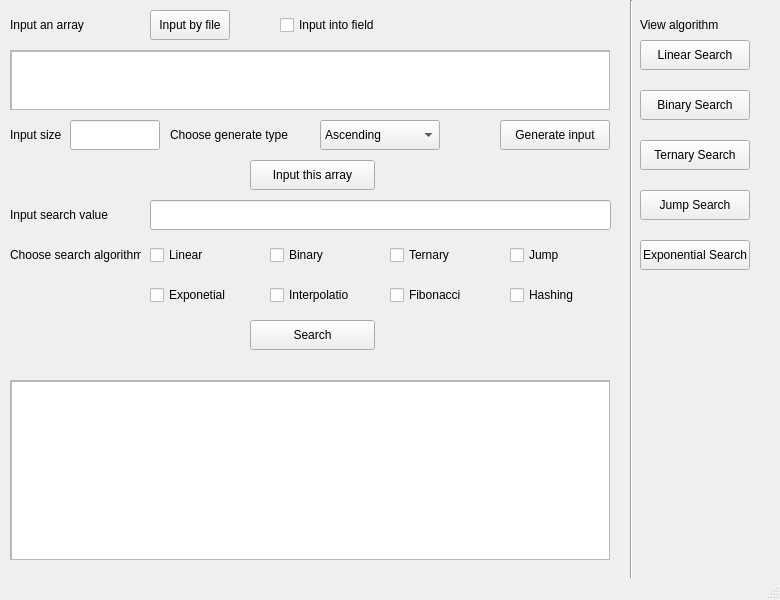
<?xml version="1.0" encoding="UTF-8"?>
<ui version="4.0">
 <class>MainWindow</class>
 <widget class="QMainWindow" name="MainWindow">
  <property name="geometry">
   <rect>
    <x>0</x>
    <y>0</y>
    <width>780</width>
    <height>600</height>
   </rect>
  </property>
  <property name="windowTitle">
   <string>MainWindow</string>
  </property>
  <widget class="QWidget" name="centralwidget">
   <widget class="QLabel" name="label">
    <property name="geometry">
     <rect>
      <x>10</x>
      <y>10</y>
      <width>100</width>
      <height>30</height>
     </rect>
    </property>
    <property name="text">
     <string>Input an array</string>
    </property>
   </widget>
   <widget class="QScrollArea" name="scrollArea">
    <property name="geometry">
     <rect>
      <x>10</x>
      <y>50</y>
      <width>600</width>
      <height>60</height>
     </rect>
    </property>
    <property name="widgetResizable">
     <bool>true</bool>
    </property>
    <widget class="QWidget" name="scrollAreaWidgetContents">
     <property name="geometry">
      <rect>
       <x>0</x>
       <y>0</y>
       <width>598</width>
       <height>58</height>
      </rect>
     </property>
     <widget class="QTextEdit" name="inputArrayEdit">
      <property name="geometry">
       <rect>
        <x>0</x>
        <y>0</y>
        <width>600</width>
        <height>60</height>
       </rect>
      </property>
     </widget>
    </widget>
   </widget>
   <widget class="QPushButton" name="inputByFileBtn">
    <property name="geometry">
     <rect>
      <x>150</x>
      <y>10</y>
      <width>80</width>
      <height>30</height>
     </rect>
    </property>
    <property name="text">
     <string>Input by file</string>
    </property>
   </widget>
   <widget class="QPushButton" name="generateInputBtn">
    <property name="geometry">
     <rect>
      <x>500</x>
      <y>120</y>
      <width>110</width>
      <height>30</height>
     </rect>
    </property>
    <property name="text">
     <string>Generate input</string>
    </property>
   </widget>
   <widget class="QLabel" name="label_2">
    <property name="geometry">
     <rect>
      <x>10</x>
      <y>120</y>
      <width>70</width>
      <height>30</height>
     </rect>
    </property>
    <property name="text">
     <string>Input size</string>
    </property>
   </widget>
   <widget class="QLineEdit" name="inputSizeEdit">
    <property name="geometry">
     <rect>
      <x>70</x>
      <y>120</y>
      <width>90</width>
      <height>30</height>
     </rect>
    </property>
   </widget>
   <widget class="QLabel" name="label_3">
    <property name="geometry">
     <rect>
      <x>170</x>
      <y>120</y>
      <width>121</width>
      <height>30</height>
     </rect>
    </property>
    <property name="text">
     <string>Choose generate type</string>
    </property>
   </widget>
   <widget class="QComboBox" name="generateTypeBox">
    <property name="geometry">
     <rect>
      <x>320</x>
      <y>120</y>
      <width>120</width>
      <height>30</height>
     </rect>
    </property>
    <item>
     <property name="text">
      <string>Ascending</string>
     </property>
    </item>
    <item>
     <property name="text">
      <string>Descending</string>
     </property>
    </item>
    <item>
     <property name="text">
      <string>Random</string>
     </property>
    </item>
   </widget>
   <widget class="QPushButton" name="inputArrayBtn">
    <property name="geometry">
     <rect>
      <x>250</x>
      <y>160</y>
      <width>125</width>
      <height>30</height>
     </rect>
    </property>
    <property name="text">
     <string>Input this array</string>
    </property>
   </widget>
   <widget class="QLabel" name="label_4">
    <property name="geometry">
     <rect>
      <x>10</x>
      <y>200</y>
      <width>100</width>
      <height>30</height>
     </rect>
    </property>
    <property name="text">
     <string>Input search value</string>
    </property>
   </widget>
   <widget class="QLineEdit" name="searchValueEdit">
    <property name="geometry">
     <rect>
      <x>150</x>
      <y>200</y>
      <width>461</width>
      <height>30</height>
     </rect>
    </property>
   </widget>
   <widget class="QLabel" name="label_5">
    <property name="geometry">
     <rect>
      <x>10</x>
      <y>240</y>
      <width>131</width>
      <height>30</height>
     </rect>
    </property>
    <property name="text">
     <string>Choose search algorithm</string>
    </property>
   </widget>
   <widget class="QCheckBox" name="linearSearchCheck">
    <property name="geometry">
     <rect>
      <x>150</x>
      <y>240</y>
      <width>80</width>
      <height>30</height>
     </rect>
    </property>
    <property name="text">
     <string>Linear</string>
    </property>
   </widget>
   <widget class="QCheckBox" name="binarySearchCheck">
    <property name="geometry">
     <rect>
      <x>270</x>
      <y>240</y>
      <width>80</width>
      <height>30</height>
     </rect>
    </property>
    <property name="text">
     <string>Binary</string>
    </property>
   </widget>
   <widget class="QCheckBox" name="ternarySearchCheck">
    <property name="geometry">
     <rect>
      <x>390</x>
      <y>240</y>
      <width>80</width>
      <height>30</height>
     </rect>
    </property>
    <property name="text">
     <string>Ternary</string>
    </property>
   </widget>
   <widget class="QCheckBox" name="jumpSearchCheck">
    <property name="geometry">
     <rect>
      <x>510</x>
      <y>240</y>
      <width>80</width>
      <height>30</height>
     </rect>
    </property>
    <property name="text">
     <string>Jump</string>
    </property>
   </widget>
   <widget class="QPushButton" name="search">
    <property name="geometry">
     <rect>
      <x>250</x>
      <y>320</y>
      <width>125</width>
      <height>30</height>
     </rect>
    </property>
    <property name="text">
     <string>Search</string>
    </property>
   </widget>
   <widget class="QCheckBox" name="exponentialSearchCheck">
    <property name="geometry">
     <rect>
      <x>150</x>
      <y>280</y>
      <width>80</width>
      <height>30</height>
     </rect>
    </property>
    <property name="text">
     <string>Exponetial</string>
    </property>
   </widget>
   <widget class="QCheckBox" name="interpolationSearchCheck">
    <property name="geometry">
     <rect>
      <x>270</x>
      <y>280</y>
      <width>80</width>
      <height>30</height>
     </rect>
    </property>
    <property name="text">
     <string>Interpolation</string>
    </property>
   </widget>
   <widget class="QCheckBox" name="hashingSearchCheck">
    <property name="geometry">
     <rect>
      <x>510</x>
      <y>280</y>
      <width>80</width>
      <height>30</height>
     </rect>
    </property>
    <property name="text">
     <string>Hashing</string>
    </property>
   </widget>
   <widget class="QScrollArea" name="scrollForLog">
    <property name="geometry">
     <rect>
      <x>10</x>
      <y>380</y>
      <width>600</width>
      <height>180</height>
     </rect>
    </property>
    <property name="widgetResizable">
     <bool>true</bool>
    </property>
    <widget class="QWidget" name="scrollAreaWidgetContents_4">
     <property name="geometry">
      <rect>
       <x>0</x>
       <y>0</y>
       <width>598</width>
       <height>178</height>
      </rect>
     </property>
     <widget class="QTextEdit" name="resultLog">
      <property name="geometry">
       <rect>
        <x>0</x>
        <y>0</y>
        <width>600</width>
        <height>180</height>
       </rect>
      </property>
     </widget>
    </widget>
   </widget>
   <widget class="Line" name="line">
    <property name="geometry">
     <rect>
      <x>630</x>
      <y>0</y>
      <width>3</width>
      <height>590</height>
     </rect>
    </property>
    <property name="orientation">
     <enum>Qt::Orientation::Vertical</enum>
    </property>
   </widget>
   <widget class="QLabel" name="label_6">
    <property name="geometry">
     <rect>
      <x>640</x>
      <y>10</y>
      <width>100</width>
      <height>30</height>
     </rect>
    </property>
    <property name="text">
     <string>View algorithm</string>
    </property>
   </widget>
   <widget class="QPushButton" name="viewLinearSearchBtn">
    <property name="geometry">
     <rect>
      <x>640</x>
      <y>40</y>
      <width>110</width>
      <height>30</height>
     </rect>
    </property>
    <property name="text">
     <string>Linear Search</string>
    </property>
   </widget>
   <widget class="QPushButton" name="viewBinarySearchBtn">
    <property name="geometry">
     <rect>
      <x>640</x>
      <y>90</y>
      <width>110</width>
      <height>30</height>
     </rect>
    </property>
    <property name="text">
     <string>Binary Search</string>
    </property>
   </widget>
   <widget class="QPushButton" name="viewTernarySearchBtn">
    <property name="geometry">
     <rect>
      <x>640</x>
      <y>140</y>
      <width>110</width>
      <height>30</height>
     </rect>
    </property>
    <property name="text">
     <string>Ternary Search</string>
    </property>
   </widget>
   <widget class="QPushButton" name="viewJumpSearchBtn">
    <property name="geometry">
     <rect>
      <x>640</x>
      <y>190</y>
      <width>110</width>
      <height>30</height>
     </rect>
    </property>
    <property name="text">
     <string>Jump Search</string>
    </property>
   </widget>
   <widget class="QCheckBox" name="fibonacciSearchCheck">
    <property name="geometry">
     <rect>
      <x>390</x>
      <y>280</y>
      <width>80</width>
      <height>30</height>
     </rect>
    </property>
    <property name="text">
     <string>Fibonacci</string>
    </property>
   </widget>
   <widget class="QPushButton" name="viewExponentialSearchBtn">
    <property name="geometry">
     <rect>
      <x>640</x>
      <y>240</y>
      <width>110</width>
      <height>30</height>
     </rect>
    </property>
    <property name="text">
     <string>Exponential Search</string>
    </property>
   </widget>
   <widget class="QCheckBox" name="inputIntoFieldCheck">
    <property name="geometry">
     <rect>
      <x>280</x>
      <y>10</y>
      <width>141</width>
      <height>30</height>
     </rect>
    </property>
    <property name="text">
     <string>Input into field</string>
    </property>
   </widget>
  </widget>
  <widget class="QMenuBar" name="menubar">
   <property name="geometry">
    <rect>
     <x>0</x>
     <y>0</y>
     <width>780</width>
     <height>17</height>
    </rect>
   </property>
  </widget>
  <widget class="QStatusBar" name="statusbar"/>
 </widget>
 <resources/>
 <connections/>
</ui>
